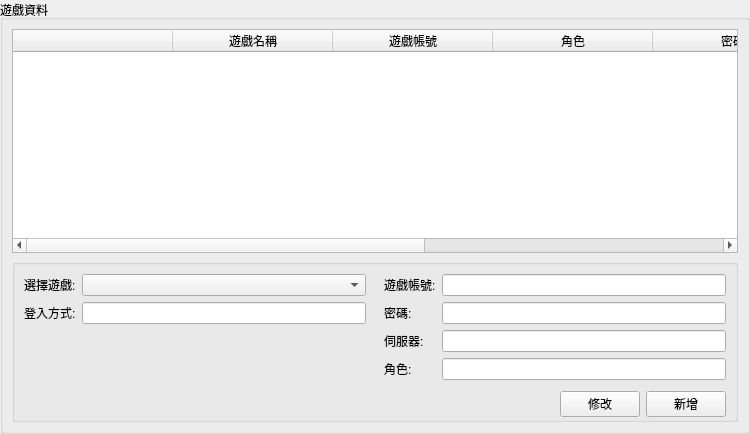
<?xml version="1.0" encoding="UTF-8"?>
<ui version="4.0">
 <class>LayerCustomerGameEdit</class>
 <widget class="QWidget" name="LayerCustomerGameEdit">
  <property name="geometry">
   <rect>
    <x>0</x>
    <y>0</y>
    <width>750</width>
    <height>434</height>
   </rect>
  </property>
  <property name="windowTitle">
   <string>Form</string>
  </property>
  <layout class="QGridLayout" name="gridLayout">
   <property name="leftMargin">
    <number>0</number>
   </property>
   <property name="topMargin">
    <number>0</number>
   </property>
   <property name="rightMargin">
    <number>0</number>
   </property>
   <property name="bottomMargin">
    <number>0</number>
   </property>
   <property name="spacing">
    <number>0</number>
   </property>
   <item row="0" column="0">
    <widget class="QGroupBox" name="groupBox_2">
     <property name="font">
      <font>
       <italic>false</italic>
       <bold>false</bold>
      </font>
     </property>
     <property name="styleSheet">
      <string notr="true"/>
     </property>
     <property name="title">
      <string>遊戲資料</string>
     </property>
     <layout class="QGridLayout" name="gridLayout_5">
      <item row="0" column="0">
       <widget class="QWidget" name="widget_5" native="true">
        <property name="styleSheet">
         <string notr="true"/>
        </property>
        <layout class="QGridLayout" name="gridLayout_6">
         <property name="leftMargin">
          <number>0</number>
         </property>
         <property name="topMargin">
          <number>0</number>
         </property>
         <property name="rightMargin">
          <number>0</number>
         </property>
         <property name="bottomMargin">
          <number>0</number>
         </property>
         <item row="2" column="0" colspan="3">
          <widget class="QTableWidget" name="tbCusGameInfo">
           <property name="editTriggers">
            <set>QAbstractItemView::NoEditTriggers</set>
           </property>
           <property name="selectionBehavior">
            <enum>QAbstractItemView::SelectRows</enum>
           </property>
           <attribute name="horizontalHeaderDefaultSectionSize">
            <number>160</number>
           </attribute>
           <attribute name="horizontalHeaderStretchLastSection">
            <bool>true</bool>
           </attribute>
           <column>
            <property name="text">
             <string/>
            </property>
           </column>
           <column>
            <property name="text">
             <string>遊戲名稱</string>
            </property>
           </column>
           <column>
            <property name="text">
             <string>遊戲帳號</string>
            </property>
           </column>
           <column>
            <property name="text">
             <string>角色</string>
            </property>
           </column>
           <column>
            <property name="text">
             <string>密碼</string>
            </property>
           </column>
           <column>
            <property name="text">
             <string>伺服器</string>
            </property>
           </column>
           <column>
            <property name="text">
             <string>登入方式</string>
            </property>
           </column>
          </widget>
         </item>
         <item row="3" column="0" colspan="3">
          <widget class="QGroupBox" name="groupBox">
           <property name="minimumSize">
            <size>
             <width>0</width>
             <height>140</height>
            </size>
           </property>
           <property name="title">
            <string/>
           </property>
           <layout class="QGridLayout" name="gridLayout_7" columnstretch="1,1">
            <property name="leftMargin">
             <number>0</number>
            </property>
            <property name="topMargin">
             <number>0</number>
            </property>
            <property name="rightMargin">
             <number>0</number>
            </property>
            <property name="bottomMargin">
             <number>0</number>
            </property>
            <property name="spacing">
             <number>0</number>
            </property>
            <item row="0" column="0" rowspan="2">
             <widget class="QWidget" name="widget_6" native="true">
              <layout class="QFormLayout" name="formLayout_2">
               <item row="0" column="0">
                <widget class="QLabel" name="label_9">
                 <property name="sizePolicy">
                  <sizepolicy hsizetype="Fixed" vsizetype="Preferred">
                   <horstretch>0</horstretch>
                   <verstretch>0</verstretch>
                  </sizepolicy>
                 </property>
                 <property name="text">
                  <string>選擇遊戲:</string>
                 </property>
                </widget>
               </item>
               <item row="0" column="1">
                <widget class="QComboBox" name="cbGame">
                 <property name="toolTip">
                  <string>&lt;html&gt;&lt;head/&gt;&lt;body&gt;&lt;p&gt;設定的遊戲清單(管理設定-&amp;gt;售價設定)&lt;/p&gt;&lt;/body&gt;&lt;/html&gt;</string>
                 </property>
                 <property name="whatsThis">
                  <string>&lt;html&gt;&lt;head/&gt;&lt;body&gt;&lt;p&gt;在系統設定-&amp;gt;售價設定先設定好遊戲清單&lt;/p&gt;&lt;/body&gt;&lt;/html&gt;</string>
                 </property>
                </widget>
               </item>
               <item row="1" column="0">
                <widget class="QLabel" name="label_10">
                 <property name="text">
                  <string>登入方式:</string>
                 </property>
                </widget>
               </item>
               <item row="1" column="1">
                <widget class="QLineEdit" name="txLoginType"/>
               </item>
              </layout>
             </widget>
            </item>
            <item row="0" column="1" rowspan="2">
             <widget class="QWidget" name="widget_7" native="true">
              <layout class="QFormLayout" name="formLayout_3">
               <item row="0" column="0">
                <widget class="QLabel" name="label_11">
                 <property name="text">
                  <string>遊戲帳號:</string>
                 </property>
                </widget>
               </item>
               <item row="0" column="1">
                <widget class="QLineEdit" name="txGameAccount"/>
               </item>
               <item row="2" column="0">
                <widget class="QLabel" name="label_12">
                 <property name="text">
                  <string>伺服器:</string>
                 </property>
                </widget>
               </item>
               <item row="2" column="1">
                <widget class="QLineEdit" name="txServer"/>
               </item>
               <item row="3" column="0">
                <widget class="QLabel" name="label_13">
                 <property name="text">
                  <string>角色:</string>
                 </property>
                </widget>
               </item>
               <item row="3" column="1">
                <widget class="QLineEdit" name="txChr"/>
               </item>
               <item row="1" column="0">
                <widget class="QLabel" name="label_7">
                 <property name="text">
                  <string>密碼:</string>
                 </property>
                </widget>
               </item>
               <item row="1" column="1">
                <widget class="QLineEdit" name="txPassword"/>
               </item>
              </layout>
             </widget>
            </item>
            <item row="2" column="0" colspan="2">
             <widget class="QWidget" name="wGameItemArea" native="true">
              <property name="minimumSize">
               <size>
                <width>0</width>
                <height>30</height>
               </size>
              </property>
              <layout class="QHBoxLayout" name="horizontalLayout_3">
               <property name="topMargin">
                <number>0</number>
               </property>
               <property name="bottomMargin">
                <number>0</number>
               </property>
               <item>
                <widget class="QLabel" name="lbMsg">
                 <property name="sizePolicy">
                  <sizepolicy hsizetype="Expanding" vsizetype="Preferred">
                   <horstretch>0</horstretch>
                   <verstretch>0</verstretch>
                  </sizepolicy>
                 </property>
                 <property name="styleSheet">
                  <string notr="true">color: rgb(13, 13, 13);</string>
                 </property>
                 <property name="text">
                  <string/>
                 </property>
                 <property name="alignment">
                  <set>Qt::AlignCenter</set>
                 </property>
                </widget>
               </item>
               <item>
                <widget class="QPushButton" name="btnChange">
                 <property name="text">
                  <string>修改</string>
                 </property>
                </widget>
               </item>
               <item>
                <widget class="QPushButton" name="btnAdd">
                 <property name="minimumSize">
                  <size>
                   <width>36</width>
                   <height>0</height>
                  </size>
                 </property>
                 <property name="maximumSize">
                  <size>
                   <width>1000000</width>
                   <height>16777215</height>
                  </size>
                 </property>
                 <property name="styleSheet">
                  <string notr="true"/>
                 </property>
                 <property name="text">
                  <string>新增</string>
                 </property>
                </widget>
               </item>
              </layout>
             </widget>
            </item>
           </layout>
          </widget>
         </item>
        </layout>
       </widget>
      </item>
     </layout>
    </widget>
   </item>
  </layout>
 </widget>
 <resources/>
 <connections/>
</ui>
